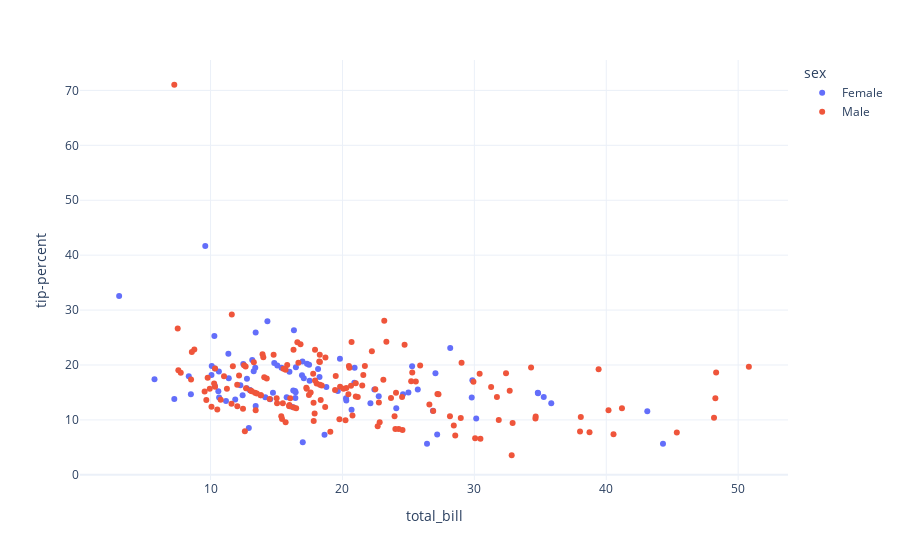

Notebook cell for this chart:
### Code cell
px.scatter(data,x='total_bill',y='tip-percent',template='plotly_white',color='sex')

### Figure 1 — Plotly figure (JSON) as saved in the notebook; plotly's stock layout.template omitted (floating-point values rounded to 4 significant figures; data arrays with more than 128 entries replaced by an {"elided": "..."} marker saying what was removed)
{"data": [{"hovertemplate": "sex=Female<br>total_bill=%{x}<br>tip-percent=%{y}<extra></extra>", "legendgroup": "Female", "marker": {"color": "#636efa", "symbol": "circle"}, "mode": "markers", "name": "Female", "orientation": "v", "showlegend": true, "type": "scatter", "x": [16.99, 24.59, 35.26, 14.83, 10.33, 16.97, 20.29, 15.77, 19.65, 15.06, 20.69, 16.93, 10.29, 34.81, 26.41, 16.45, 3.07, 17.07, 26.86, 25.28, 14.73, 10.07, 34.83, 5.75, 16.32, 22.75, 11.35, 15.38, 44.3, 22.42, 20.92, 14.31, 7.25, 25.71, 17.31, 10.65, 12.43, 24.08, 13.42, 12.48, 29.8, 14.52, 11.38, 20.27, 11.17, 12.26, 18.26, 8.51, 10.33, 14.15, 13.16, 17.47, 27.05, 16.43, 8.35, 18.64, 11.87, 29.85, 25, 13.39, 16.21, 17.51, 10.59, 10.63, 9.6, 20.9, 18.15, 19.81, 43.11, 13, 12.74, 13, 16.4, 16.47, 12.76, 13.27, 28.17, 12.9, 30.14, 13.42, 15.98, 16.27, 10.09, 22.12, 35.83, 27.18, 18.78], "xaxis": "x", "y": [5.945, 14.68, 14.18, 20.36, 16.17, 20.62, 13.55, 14.14, 15.27, 19.92, 11.84, 18.13, 25.27, 14.94, 5.68, 15.02, 32.57, 17.57, 11.69, 19.78, 14.94, 18.17, 14.84, 17.39, 26.35, 14.29, 22.03, 19.51, 5.643, 15.52, 19.5, 27.95, 13.79, 15.56, 20.22, 14.08, 14.48, 12.13, 12.52, 20.19, 14.09, 13.77, 17.57, 13.96, 13.43, 16.31, 17.8, 14.69, 19.36, 14.13, 20.9, 20.03, 18.48, 14.0, 17.96, 7.296, 13.73, 17.22, 15, 19.49, 12.34, 17.13, 15.2, 18.81, 41.67, 16.75, 19.28, 21.15, 11.6, 15.38, 15.78, 15.38, 15.24, 19.61, 17.48, 18.84, 23.07, 8.527, 10.25, 25.93, 18.77, 15.37, 19.82, 13.02, 13.03, 7.358, 15.97], "yaxis": "y"}, {"hovertemplate": "sex=Male<br>total_bill=%{x}<br>tip-percent=%{y}<extra></extra>", "legendgroup": "Male", "marker": {"color": "#EF553B", "symbol": "circle"}, "mode": "markers", "name": "Male", "orientation": "v", "showlegend": true, "type": "scatter", "x": {"elided": "157 float values"}, "xaxis": "x", "y": {"elided": "157 float values"}, "yaxis": "y"}], "layout": {"legend": {"title": {"text": "sex"}, "tracegroupgap": 0}, "margin": {"t": 60}, "xaxis": {"anchor": "y", "domain": [0, 1], "title": {"text": "total_bill"}}, "yaxis": {"anchor": "x", "domain": [0, 1], "title": {"text": "tip-percent"}}}}
